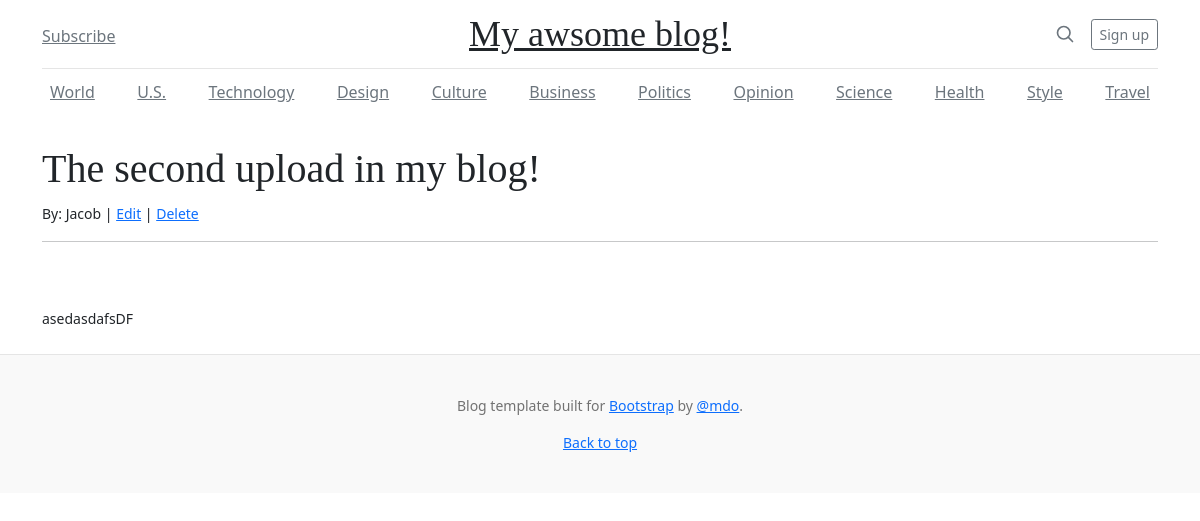
/blog/article/33, run on the app's committed database.
### blog/models.py (models this page shows, shortened)
class Post(models.Model):
    title = models.CharField(max_length=200)
    title_tag = models.CharField(max_length=200)
    title_image = models.ImageField(blank=True)
    author = models.ForeignKey(User, on_delete=models.CASCADE)
    content = models.TextField()
    createDate = models.DateTimeField(auto_now_add=True)
    updateDate = models.DateTimeField(auto_now_add=True)
    category = models.ManyToManyField(Category, help_text="글의 분류를 설정하세요.")

### blog/views.py (the view)
# urls.py: path('article/<int:pk>', ArticleDetailView.as_view(), name='Detail'),
class ArticleDetailView(DetailView):
    model = Post
    template_name = 'Detail.html'

### blog/templates/Detail.html (shortened to what this page needs)
{% extends 'saving.html' %}
{% block content %}
    <h1>{{ post.title }}</h1>
    <small>By: {{ post.author }} | <a href="{% url 'update_post' post.pk %}">Edit</a> | <a href="{% url 'delete_post' post.pk %}">Delete</a>
    <hr>
    <body>{{ post.content }}</body>
{% endblock %}

### static/css/blog.css (style rules this page uses)
h1, h2, h3, h4, h5, h6 { font-family: "Playfair Display", Georgia, "Times New Roman", serif; }

### data on the page
Post: title "The second upload in my blog!", author "Jacob", content "asedasdafsDF"
